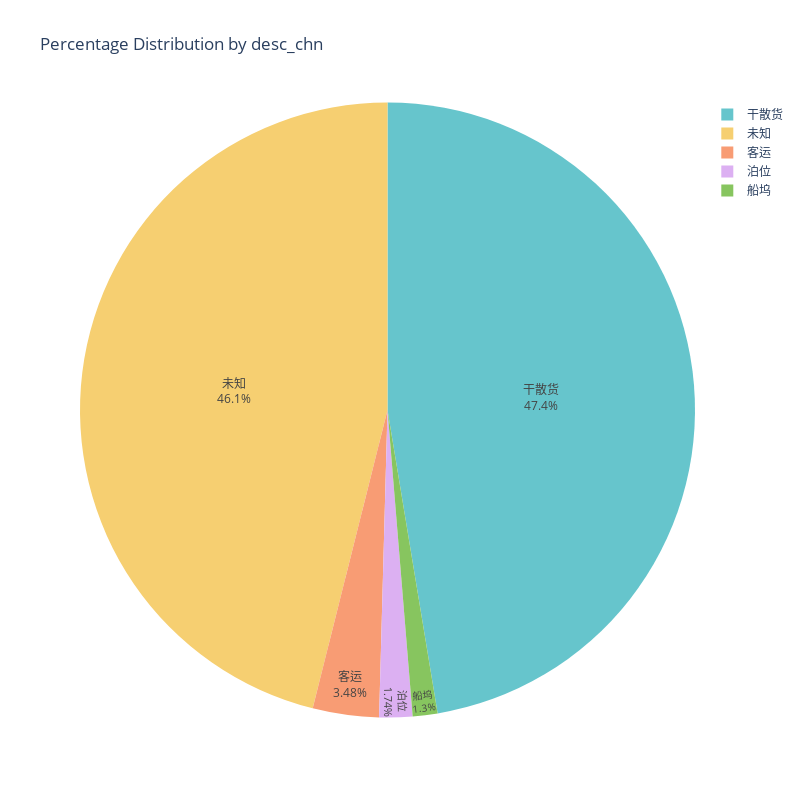

The cell this chart's notebook holds for it:
### Code cell
# df = pd.read_csv(rf"C:\Users\qiu\OneDrive\文档\SISI\3沿海干散货研究\data\Result_3.csv")

server = '127.0.0.1'
user = 'sa'
password = 'Amacs@0212'
database = 'sisi'

# Connect to SQL Server
conn = pymssql.connect(server, user, password, database)
cursor = conn.cursor()

df = pd.read_sql(
    sql=f"""
    SELECT
        Name,
        A.type_id as type_id,
        B.polygon_type_sec_chn as desc_chn
    FROM (
        select Name, type_id
        from sisi.ShoreNet.tab_dock_polygon
         ) A join (
             select
                 type_id, polygon_type_sec_chn
             from
                 sisi.ShoreNet.dim_polygon_type
             where
                 type_id != 6
    ) B on A.type_id = B.type_id
    """,
    con=conn
)

# Close the connection
conn.close()

# Group by desc_chn and count the number of occurrences for each value
grouped_desc_df = df.groupby('desc_chn').size().reset_index(name='count')

# Calculate the percentage for each value
grouped_desc_df['percentage'] = (grouped_desc_df['count'] / grouped_desc_df['count'].sum()) * 100
# print(grouped_desc_df)

# Plot pie chart for percentage
fig = px.pie(grouped_desc_df, 
             names='desc_chn', 
             values='percentage', 
             title='Percentage Distribution by desc_chn',
             color_discrete_sequence=px.colors.qualitative.Pastel,
             hover_data=['count', 'percentage'])

# Add percentage values on the pie chart
fig.update_traces(textinfo='label+percent', textposition='inside')

fig.update_layout(width=800, height=800)

fig.show()

### Figure 1 — Plotly figure (JSON) as saved in the notebook; plotly's stock layout.template omitted (floating-point values rounded to 4 significant figures)
{"data": [{"customdata": [[8, 3.478], [109, 47.39], [106, 46.09], [4, 1.739], [3, 1.304]], "domain": {"x": [0, 1], "y": [0, 1]}, "hovertemplate": "desc_chn=%{label}<br>percentage=%{customdata[1]}<br>count=%{customdata[0]}<extra></extra>", "labels": ["客运", "干散货", "未知", "泊位", "船坞"], "legendgroup": "", "name": "", "showlegend": true, "textinfo": "label+percent", "textposition": "inside", "type": "pie", "values": [3.478, 47.39, 46.09, 1.739, 1.304]}], "layout": {"height": 800, "legend": {"tracegroupgap": 0}, "piecolorway": ["rgb(102, 197, 204)", "rgb(246, 207, 113)", "rgb(248, 156, 116)", "rgb(220, 176, 242)", "rgb(135, 197, 95)", "rgb(158, 185, 243)", "rgb(254, 136, 177)", "rgb(201, 219, 116)", "rgb(139, 224, 164)", "rgb(180, 151, 231)", "rgb(179, 179, 179)"], "title": {"text": "Percentage Distribution by desc_chn"}, "width": 800}}
